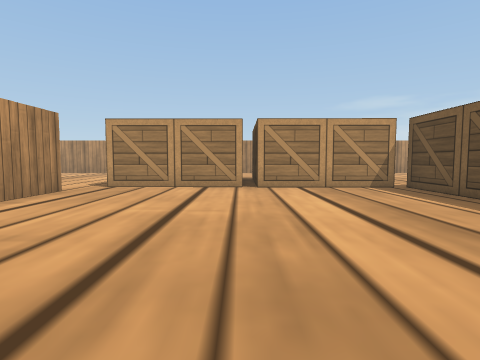
view 1 (above)

21 first-person views from a walk through a robot-simulator world made for Webots. The camera is 0.04 m above the floor, tilts 4° down and sees 80° across. The floor is counted in squares, 0.05 m on a side. Each view is taken from the middle of a square. On the plan, view 1 faces up. The plan holds only what a view shows up to about 10 squares ahead; the rest is blank. The robots in the file are not drawn. Webots' stock objects and surfaces are drawn as simple stand-ins.

view 2
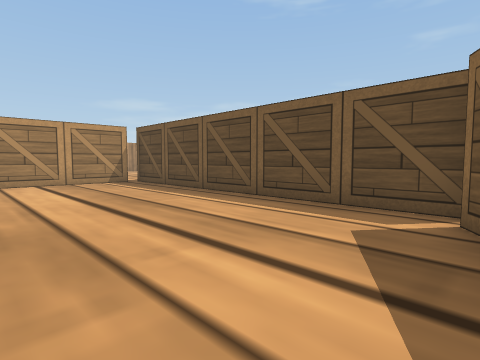

view 3
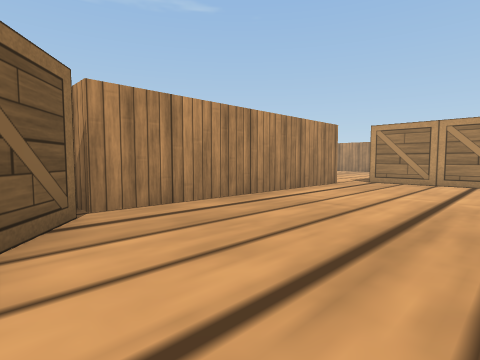

view 4
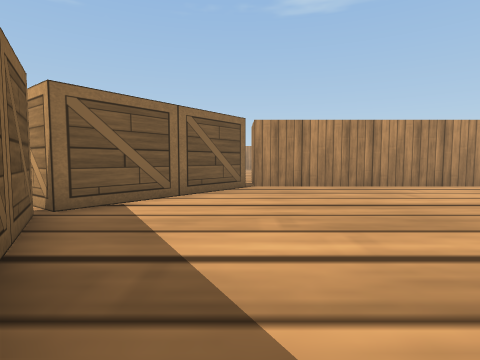

view 5
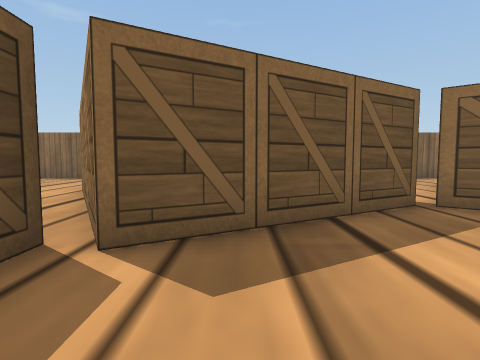

view 6
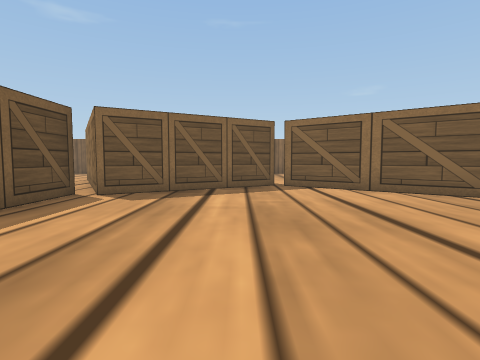

view 7
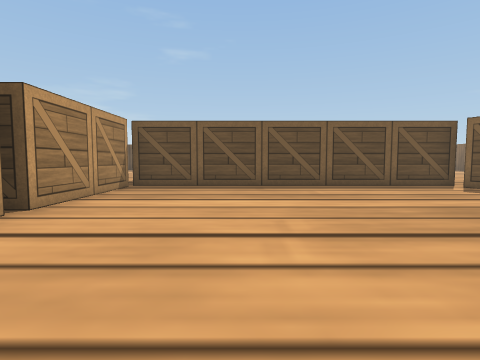

view 8
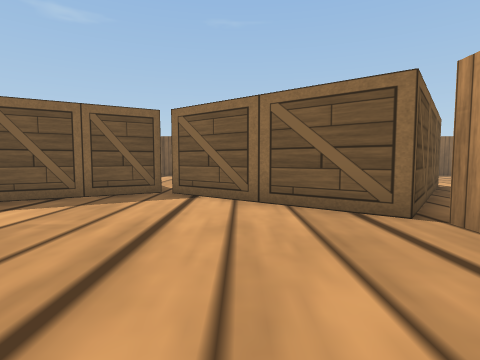

view 9
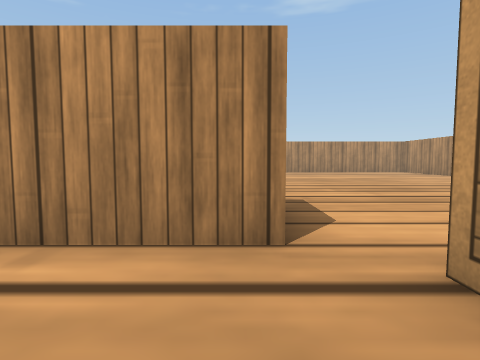

view 10
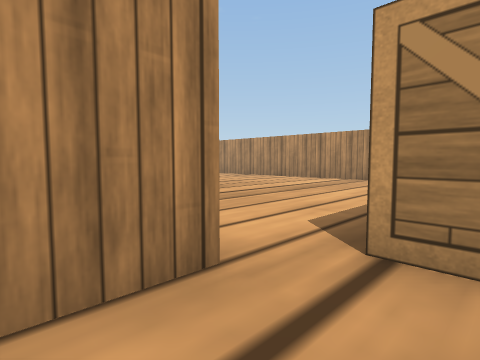

view 11
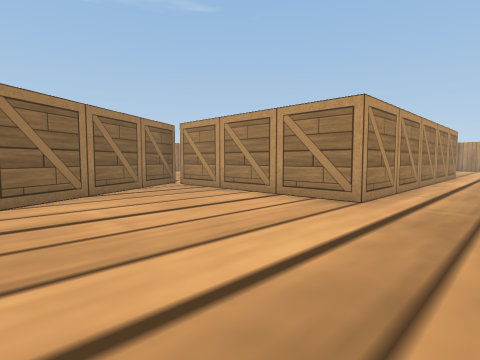

view 12
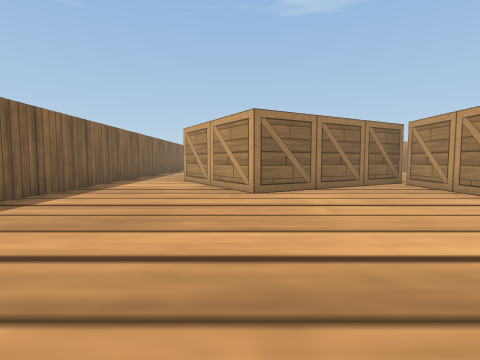

view 13
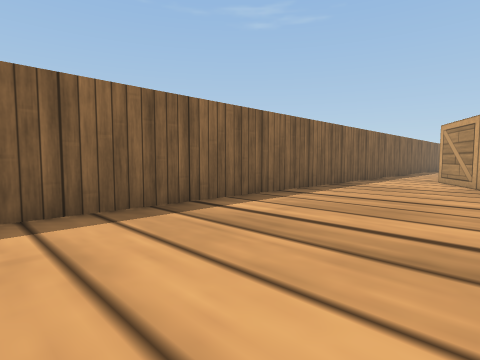

view 14
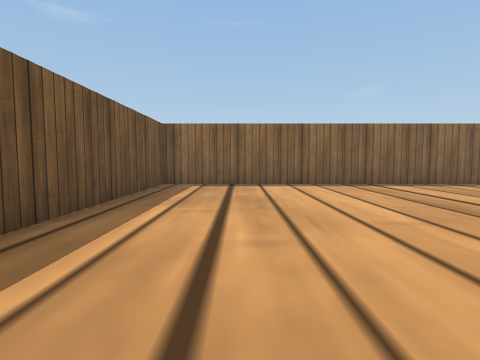

view 15
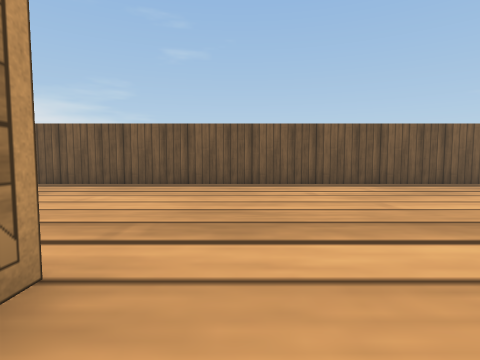

view 16
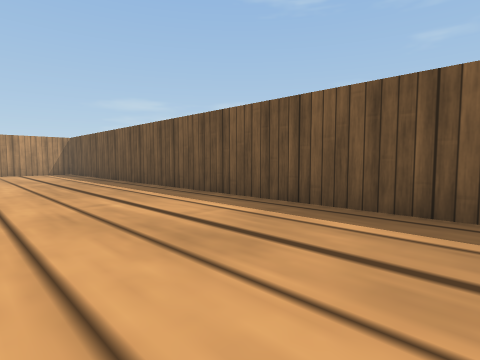

view 17
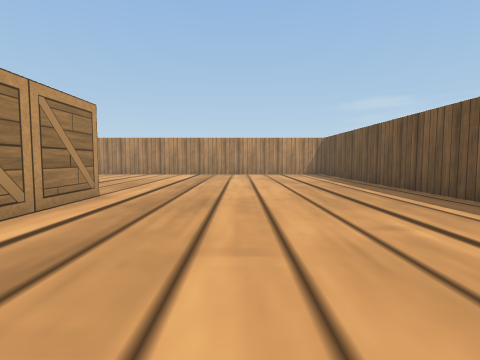

view 18
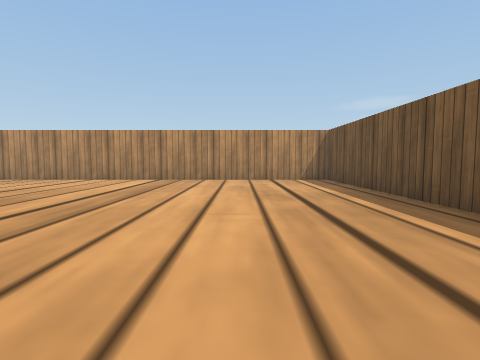

view 19
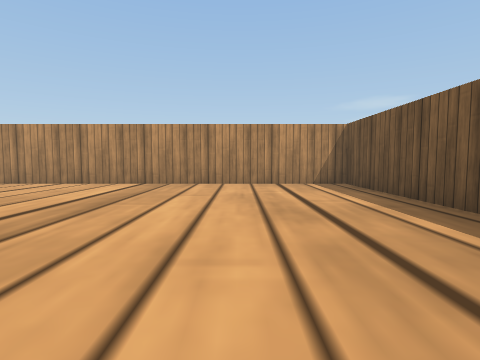

view 20
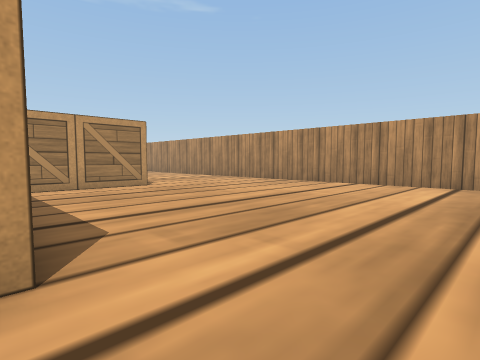

view 21
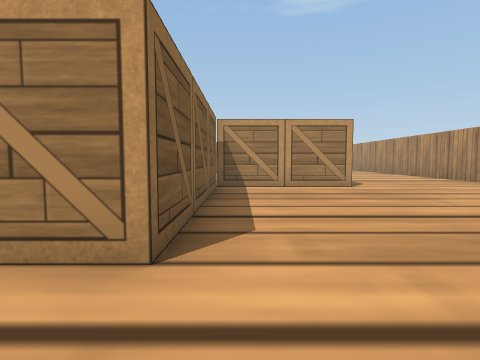

### Floor plan
Key: @ floor where view 1 was taken; # wall or solid block; . floor; B wooden box.
Columns run from 12 left of view 1 to 19 right of it. Each row starts with its distance up from view 1.
 18                    #############
 17                ..  ............#
 16                ... ............#
 15     ..         ................#
 14 .. ....        ................#
 13 .......        ................#
 12 ........        B..............#
 11 ........        B..............#
 10 ........     B  B..............#
  9 ........BBBBBB  B..............#
  8   ...........BBBBBBBBBBB.......#
  7        #.........B     B.......#
  6        #.........B     B.......#
  5        #.........B     B.......#
  4        #.........B     B.......#
  3        #.........B     B.......#
  2        #.........B     B. .....#
  1        #.........B     B. .....#
  0       ##....@....B     B.......#
 -1        .B........B     B.......#
 -2       .BBB.....BBBBBBBB........#
 -3      .B   BB.BBB B.............#
 -4      BB    BBB   BB............#
 -5     .B     B.     B............#
 -6     B      ..      B...........#
 -7                   BB...........#
 -8                 BB.............#
 -9                B...............#
-10                 ...............#
-11                 ...............#
-12                 ################

Where each view was taken, in squares from view 1:
view 1: 0 up, 0 right, facing up
view 2: 2 down, 0 right, facing up-right
view 3: 2 down, 0 right, facing up-left
view 4: 1 down, 4 right, facing left
view 5: 1 up, 3 right, facing down
view 6: 5 up, 1 right, facing down
view 7: 5 up, 4 left, facing right
view 8: 3 up, 2 left, facing down
view 9: 7 up, 2 left, facing left
view 10: 6 up, 3 left, facing up-left
view 11: 7 down, 13 right, facing up-left
view 12: 7 down, 14 right, facing left
view 13: 7 down, 15 right, facing down-left
view 14: 2 down, 16 right, facing down
view 15: 3 down, 9 right, facing right
view 16: 0 up, 14 right, facing up-right
view 17: 2 up, 14 right, facing up
view 18: 6 up, 15 right, facing up
view 19: 8 up, 15 right, facing up
view 20: 8 up, 13 right, facing up-left
view 21: 9 up, 13 right, facing left
